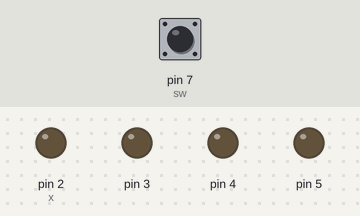
Simulated run of this sketch. Board: Arduino Uno, built with avr-gcc and run on an emulated ATmega328P. Shown: output pins drawn as LEDs (lit = HIGH). Dashed ring = blinking. The test bench sets the inputs (shaded band); at power-on: pin 7 (sw) HIGH.

Above: at 1.2 s.
1.3 s: pin 7 (sw) pulled LOW for 0.15 s
At 1.7 s:
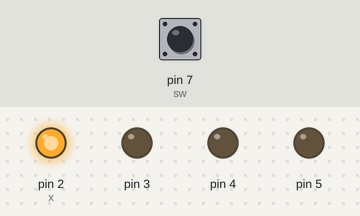
4.4 s: pin 7 (sw) pulled LOW for 1 s
At 5.3 s:
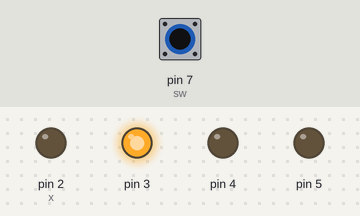
7.9 s: pin 7 (sw) pulled LOW for 3.2 s
At 9.2 s:
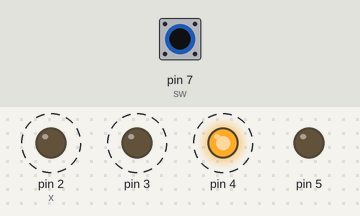
Timing chart, 0 to 13.4 s (numbered marks = the images above; inputs shaded):
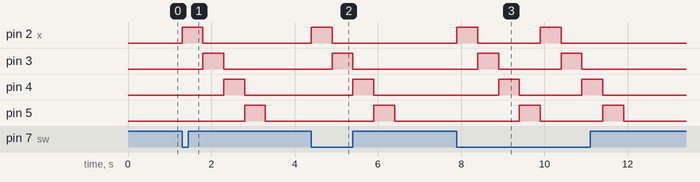

Measured:
- after the input at 1.3 s, pin 2 (x): LOW → HIGH at once, → LOW 0.50 s later; pin 3: LOW → HIGH after 0.50 s, → LOW 0.50 s later; pin 4: LOW → HIGH after 1.0 s, → LOW 0.50 s later; pin 5: LOW → HIGH after 1.5 s, → LOW 0.50 s later
- after the input at 4.4 s, pin 2 (x): LOW → HIGH at once, → LOW 0.50 s later; pin 3: LOW → HIGH after 0.50 s, → LOW 0.50 s later; pin 4: LOW → HIGH after 1.0 s, → LOW 0.50 s later; pin 5: LOW → HIGH after 1.5 s, → LOW 0.50 s later
- after the input at 7.9 s, pin 2 (x): alternates HIGH for 0.50 s and LOW for 1.5 s, 4 changes in all, then stays LOW, starting at once; pin 3: alternates HIGH for 0.50 s and LOW for 1.5 s, 4 changes in all, then stays LOW, starting after 0.50 s

The sketch:

projecte_28_11_2020.ino
```cpp
int led1 = 2, led2 = 3, led3 = 4, led5 = 5;
int sw = 7, val, x = 2;

void setup() {
  for (int i = 2; i < 6; i++) {
    pinMode(i, OUTPUT);
  }
  pinMode(sw, INPUT_PULLUP);
}

void loop() {
  val = digitalRead(sw);
  if (val == 1) {}

  else if (val == 0) {
    while (x < 6) {
      digitalWrite(x, HIGH);
      delay(500);
      digitalWrite(x, LOW);
      x++;
    }
    x = 2;
  }
}
```
